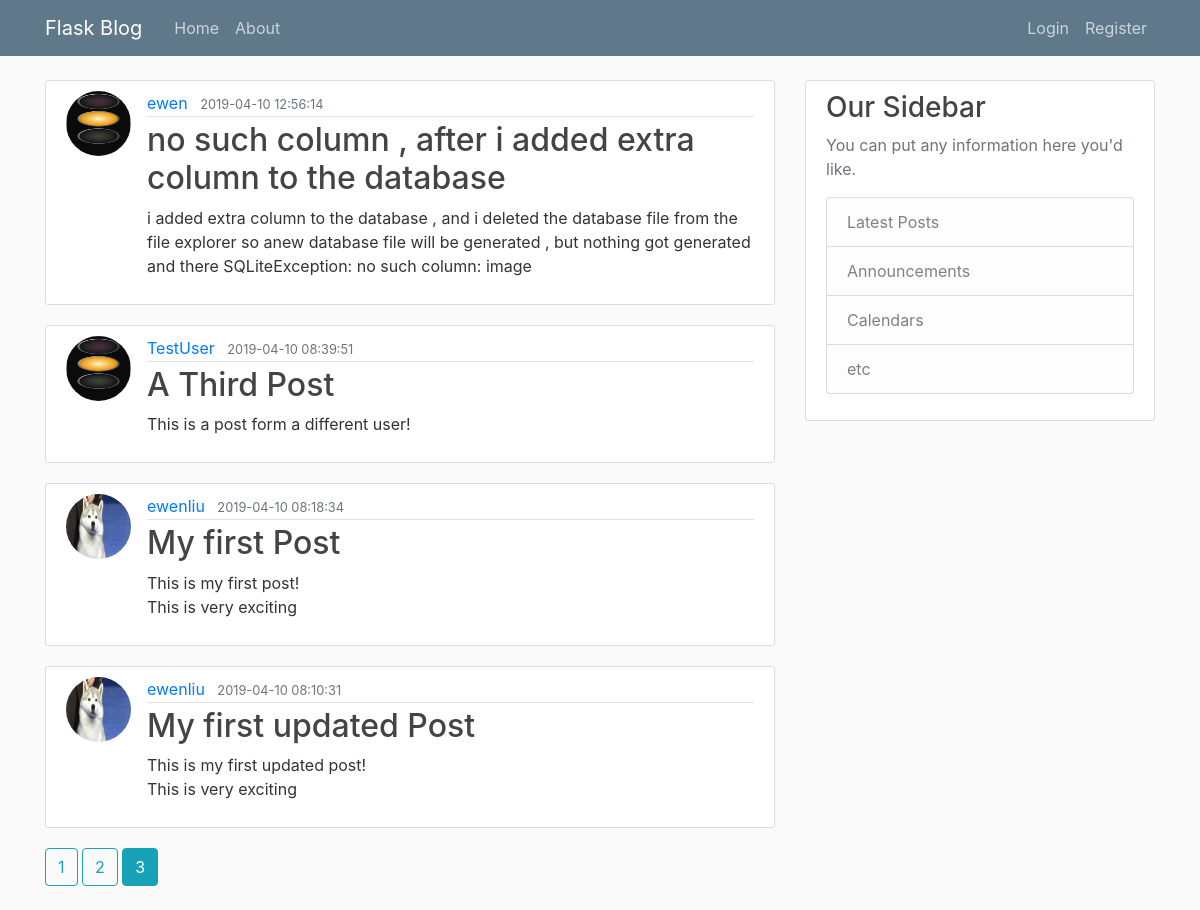
Screenshot of /home?page=3 with the database file from the repository.
### flaskblog/models.py (models this page shows, shortened)
class Post(db.Model, UserMixin):
    id = db.Column(db.Integer, primary_key=True)
    title = db.Column(db.String(100), nullable=False)
    data_posted = db.Column(db.DateTime, nullable=False, default=datetime.utcnow)
    content = db.Column(db.Text, nullable=False)
    user_id = db.Column(db.Integer, db.ForeignKey('user.id'), nullable=False)

class User(db.Model, UserMixin):
    id = db.Column(db.Integer, primary_key=True)
    username = db.Column(db.String(20), unique=True, nullable=False)
    email = db.Column(db.String(120), unique=True, nullable=False)
    image_file = db.Column(db.String(20), nullable=False, default ='default.jpg')
    password = db.Column(db.String(60), nullable=False)
    posts = db.relationship('Post', backref='author', lazy=True)

### flaskblog/routes.py (the view)
@app.route("/")
@app.route("/home")
def home():
    page = request.args.get('page', 1, type=int)
    posts = Post.query.order_by(Post.data_posted.desc()).paginate(page=page, per_page=5)
    return render_template('home.html', posts = posts)

### flaskblog/templates/home.html
{% extends 'layout.html' %}
{% block content %}
    {% for post in posts.items %}
        <article class="media content-section">
            <img class="rounded-circle article-img" src="{{ url_for('static', filename='profile_pics/' + post.author.image_file) }}">
            <div class="media-body">
                <div class="article-metadata">
                  <a class="mr-2" href="{{ url_for('user_posts', username=post.author.username) }}">{{ post.author.username }}</a>
                  <small class="text-muted">{{ post.data_posted.strftime('%Y-%m-%d %H:%M:%S') }}</small>
                </div>
            <h2><a class="article-title" href="{{ url_for('post', post_id=post.id) }}">{{ post.title }}</a></h2>
            <p class="article-content">{{ post.content }}</p>
            </div>
        </article>
    {% endfor%}
    {% for page_num in posts.iter_pages(left_edge=1, right_edge=1, left_current=1, right_current=2) %}
        {% if page_num %}
            {% if posts.page == page_num %}
                <a class="btn btn-info mb-4" href="{{ url_for('home', page=page_num) }}">{{ page_num }}</a>
            {% else %}
                <a class="btn btn-outline-info mb-4" href="{{ url_for('home', page=page_num) }}">{{ page_num }}</a>
            {% endif %}
        {% else %}
            ...
        {% endif %}
    {% endfor%}
{% endblock content %}

### flaskblog/static/main.css (style rules this page uses)
body { background: #fafafa; color: #333333; margin-top: 5rem; }
h1, h2, h3, h4, h5, h6 { color: #444444; }
.content-section { background: #ffffff; padding: 10px 20px; border: 1px solid #dddddd; border-radius: 3px; margin-bottom: 20px; }
.article-title { color: #444444; }
.article-content { white-space: pre-line; }
.article-img { height: 65px; width: 65px; margin-right: 16px; }
.article-metadata { padding-bottom: 1px; margin-bottom: 4px; border-bottom: 1px solid #e3e3e3 }

### rows the page displays
Post: image_file (placeholder picture), author.username "ewen", data_posted "2019-04-10 12:56:14", title "no such column , after i added extra column to the database", content "i added extra column to the database , and i deleted the database file from the file explorer so anew database file will be generated , but nothing got generated and there SQLiteException: no such column: image"
Post: image_file (placeholder picture), author.username "TestUser", data_posted "2019-04-10 08:39:51", title "A Third Post", content "This is a post form a different user!"
Post: image_file (picture), author.username "ewenliu", data_posted "2019-04-10 08:18:34", title "My first Post", content "This is my first post! This is very exciting"
Post: image_file (picture), author.username "ewenliu", data_posted "2019-04-10 08:10:31", title "My first updated Post", content "This is my first updated post! This is very exciting"

### other values shown
{{ page_num }} "1" "2"
{{ page_num }} "3"
